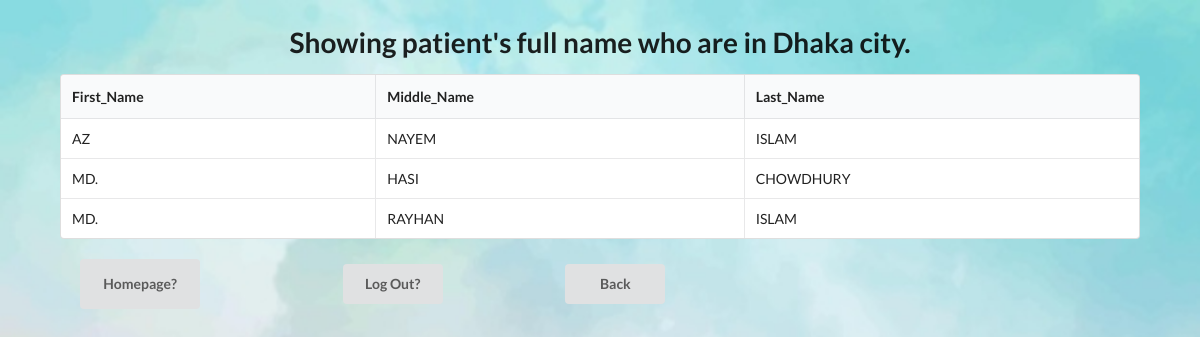
The app's page /opms_final/sq2.php with its own data.
### tables this page shows
CREATE TABLE `patient` (
  `Patient_id` int(11) NOT NULL,
  `Email` varchar(50) NOT NULL,
  `DOB` varchar(50) NOT NULL,
  `First_Name` varchar(50) NOT NULL,
  `Middle_Name` varchar(50) NOT NULL,
  `Last_Name` varchar(50) NOT NULL,
  `Patient_Number` varchar(50) NOT NULL,
  `Street` varchar(50) NOT NULL,
  `City` varchar(50) NOT NULL,
  `Zip_Code` varchar(50) NOT NULL,
  `State` varchar(50) NOT NULL,
  `Doctor_id` int(11) NOT NULL
);

### opms_final/sq2.php (the view, shortened to what this page needs)
<html>
<head>
    <link rel="stylesheet" href="https://cdnjs.cloudflare.com/ajax/libs/semantic-ui/2.4.1/semantic.min.css">
</head>
<body>
    <h1 style="text-align:center">Showing patient's full name who are in Dhaka city.</h1>
    <?php
	$connect = mysqli_connect( HOST, USER, PASS, DB )
		or die("Can not connect");
	$results = mysqli_query( $connect, "SELECT First_Name,Middle_Name,Last_Name from patient WHERE Zip_Code IN(SELECT Zip_Code FROM patient WHERE City = 'Dhaka')" )
		or die("Can not execute query");
    echo "<table style='width: 90%;margin: 0 auto'class='ui celled unstackable table'> \n";
    echo "<thead><tr><th>First_Name</th><th>Middle_Name</th><th>Last_Name</th></tr></thead><tbody> \n";
    while( $rows = mysqli_fetch_array( $results ) ) {
		extract( $rows );
		echo "<tr>";
		echo "<td> $First_Name</td>";
        echo "<td> $Middle_Name</td>";
        echo "<td> $Last_Name</td>";
	}
    echo "</tbody></table> \n";
?>
    <br><a href="getin.php"><button style='margin: 0px 80px;height:50px; width:120px'class="ui Magenta button">Homepage?</button></a>
        <a href="logout.php"><button style='margin: 0px 60px;height:40px; width:100px' class='ui Lime button'>Log Out?</button></a>
    <a href="patient_input.php"><button style='margin: 0px 60px;height:40px; width:100px' class='ui Lime button'>Back</button></a>
</body>
</html>

### opms_final/sq2.php (style rules this page uses)
body { background-image: url('hh.jpg'); background-repeat: no-repeat; background-attachment: fixed; background-size: 100% 100%; }

### records on screen
patient: First_Name "AZ", Middle_Name "NAYEM", Last_Name "ISLAM"
patient: First_Name "MD.", Middle_Name "HASI", Last_Name "CHOWDHURY"
patient: First_Name "MD.", Middle_Name "RAYHAN", Last_Name "ISLAM"
